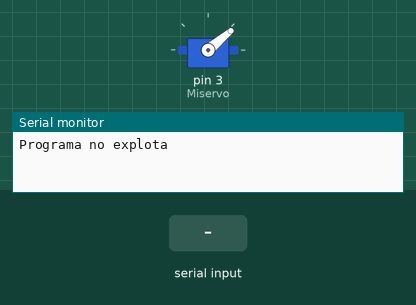
This sketch was run on a simulated Arduino Uno, built with avr-gcc and run on an emulated ATmega328P. On the bench: servo, the last lines printed to the serial monitor. The test bench sets the inputs (shaded band).

Above: at 1.2 s.
1.3 s: "90,45\n" received over Serial
At 2.5 s:
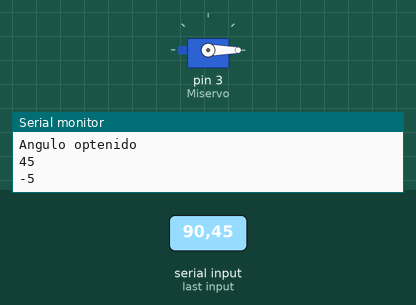
2.8 s: "5\n" received over Serial
At 3.8 s:
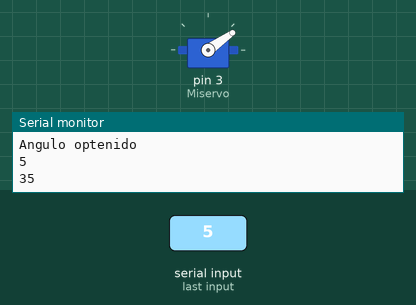
4.3 s: "90\n" received over Serial
At 4.9 s:
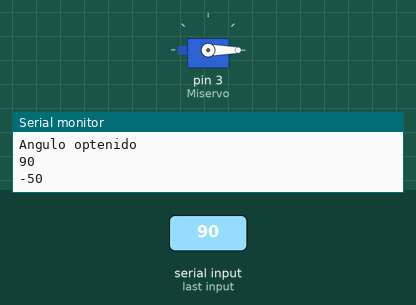
Timing chart, 0 to 7.3 s (numbered marks = the images above; inputs shaded):
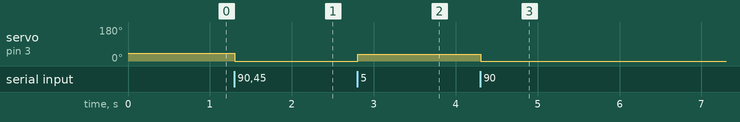

Measured:
- after the input at 1.3 s, servo on pin 3 (Miservo): 40° → 0° at once
- after the input at 2.8 s, servo on pin 3 (Miservo): 0° → 35° at once
- after the input at 4.3 s, servo on pin 3 (Miservo): 35° → 0° at once

The sketch:

MotorV1.ino
```cpp
#define servoMAX 67
#define servoMIN 13
#define Mitad (servoMAX + servoMIN)/2
#include <Servo.h>
Servo Miservo;

void setup() {
  Miservo.attach(3);
  Serial.begin(9600);
  Serial.println("Programa no explota");
  MoverServo(0);
}

int Recibido=0;
int Angulo=0;

void loop() {
 Recibido = Serial.parseInt();
 if (Recibido != 0){
  Serial.println("Angulo optenido");
  Serial.println(Recibido);
  Angulo = MoverServo(Recibido);
  Serial.println(Angulo);
 }


}
int MoverServo(int _angulo){
 Miservo.write(40 - _angulo);
 return (40 - _angulo);
}
```
